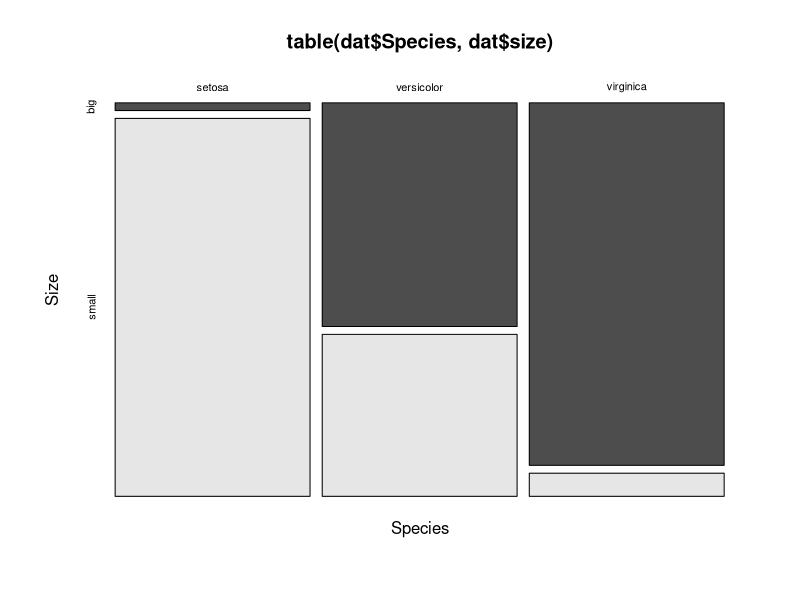
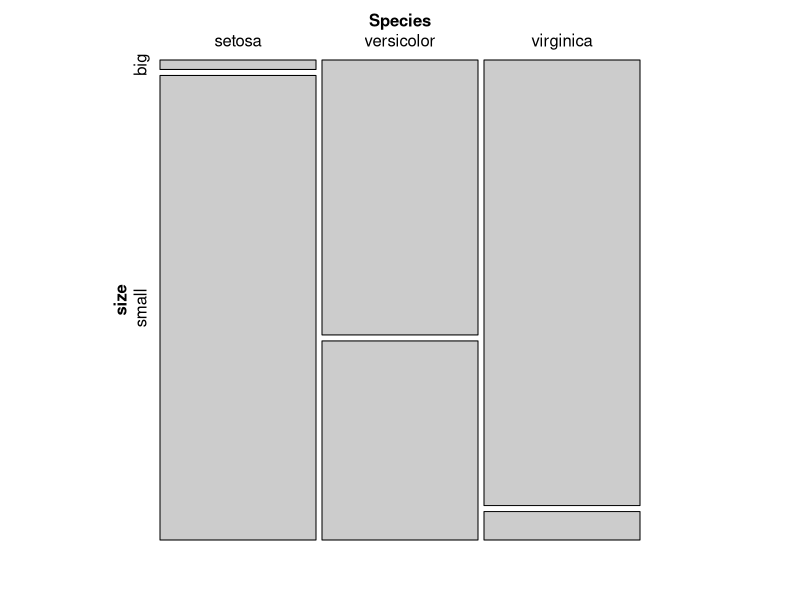
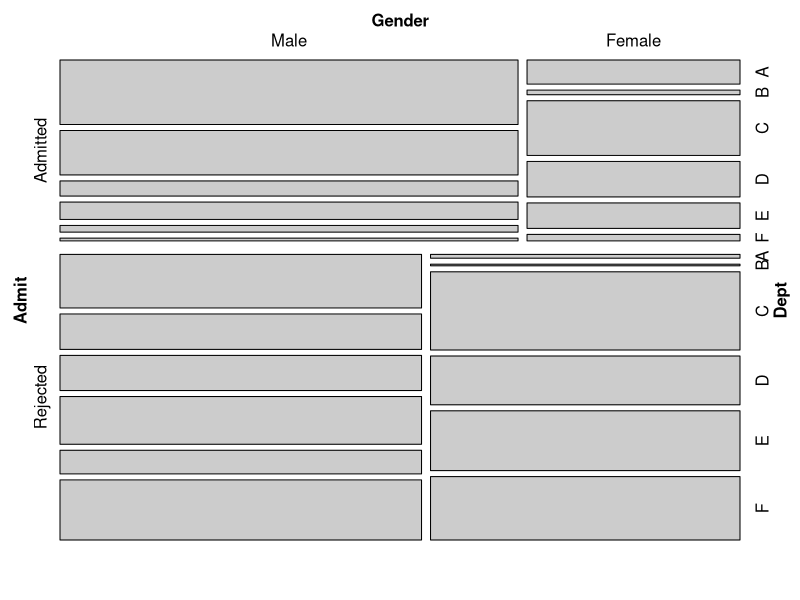
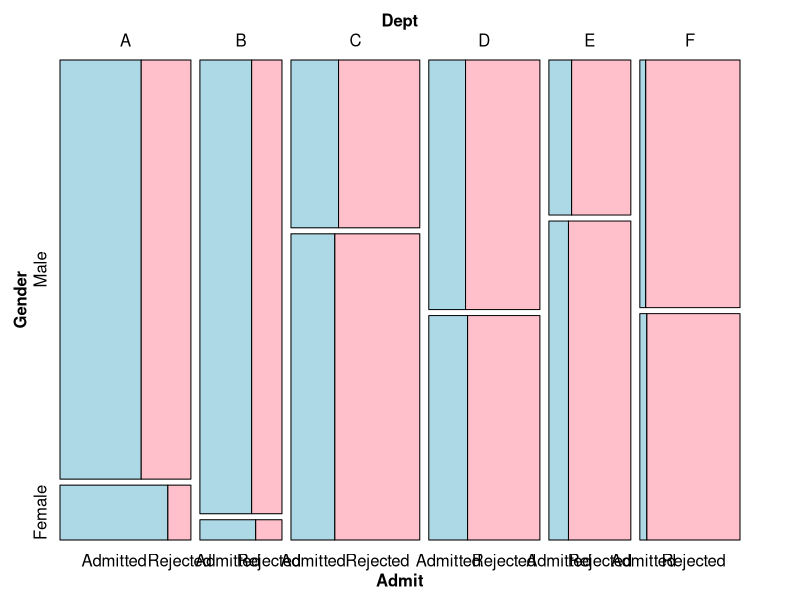
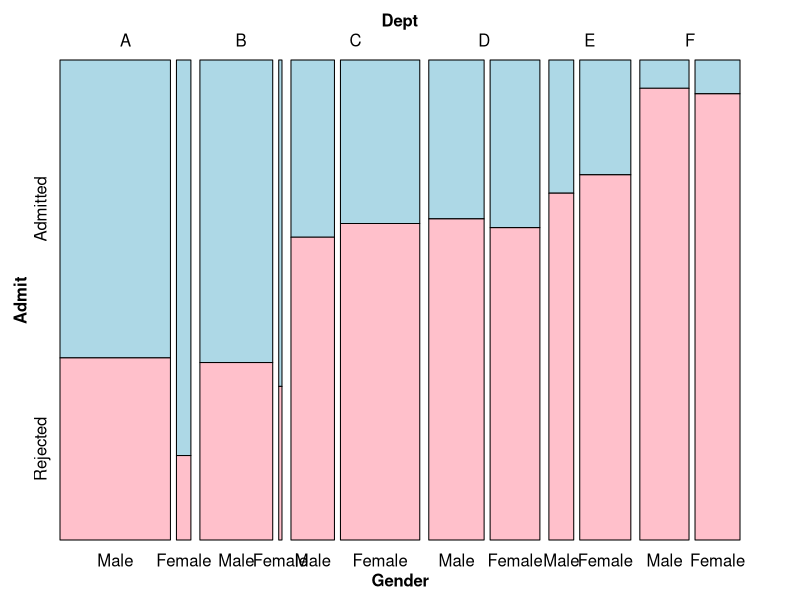
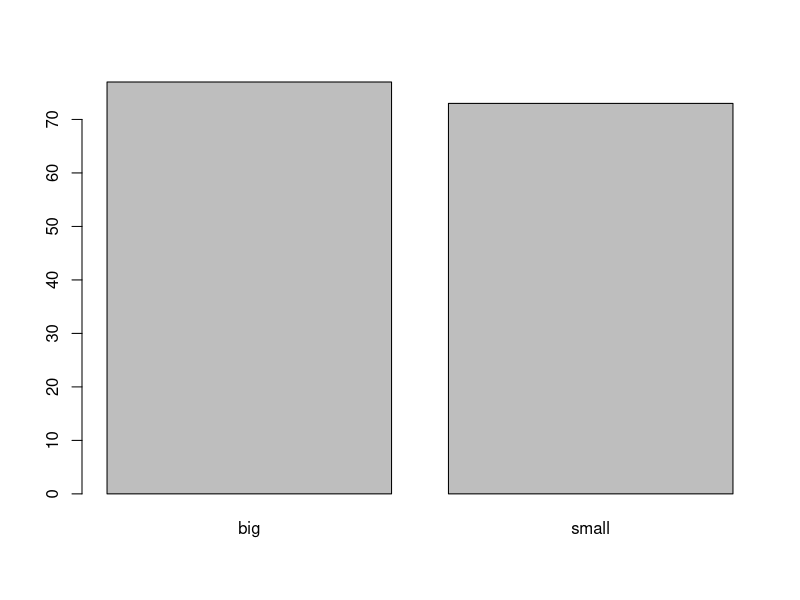
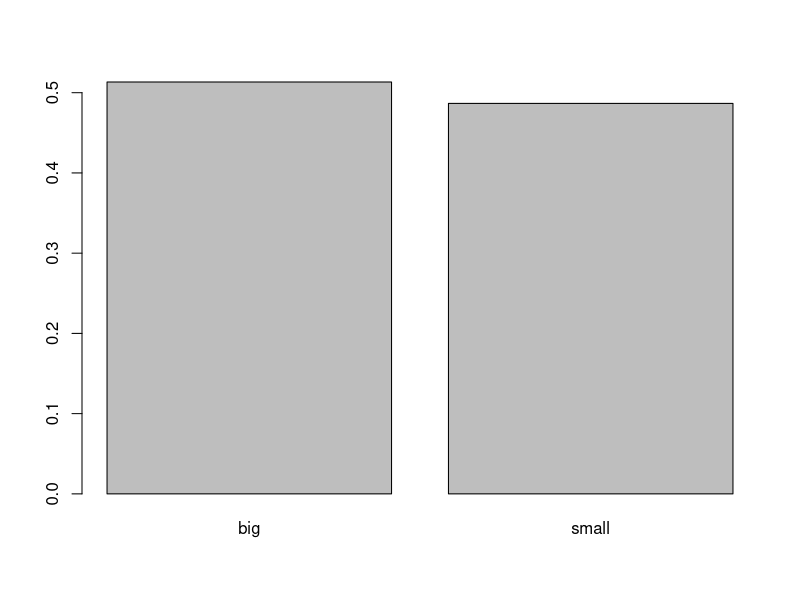
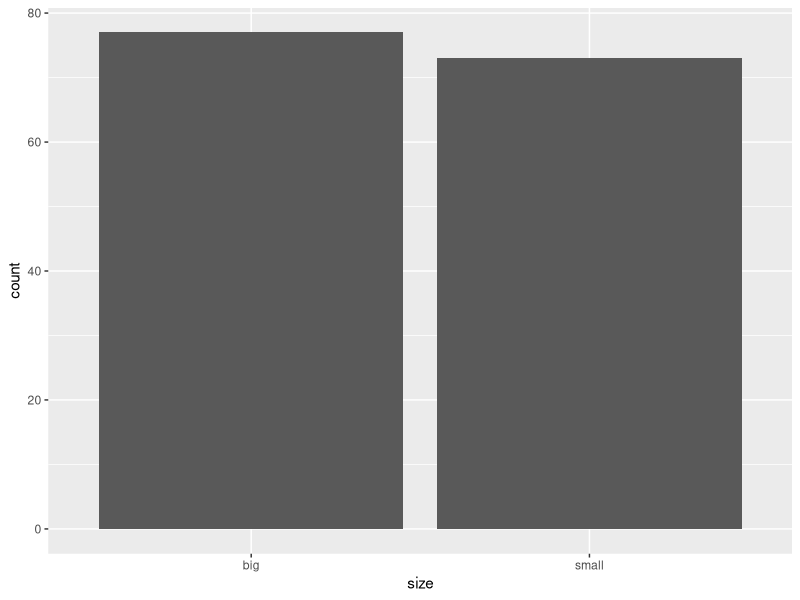

The R source for these figures, in order:
install.packages("vcd")

# PLOTTING/GRAPHING

dat <- iris
dat$size <- ifelse(dat$Sepal.Length < median(dat$Sepal.Length), "small", "big")

################# MOSAIC plot : categorical data #######################

#visualize contingency table of two qualitative/categoricals

#table() creates the contingency table

table(dat$Species, dat$size)

mosaicplot(table(dat$Species, dat$size),
           color = TRUE,
           xlab = "Species", # label for x-axis
           ylab = "Size" # label for y-axis
)

library(vcd)  #visualizing categorical data

mosaic(~ Species + size, data = dat, 
       direction= c("v", "h"))

# https://r-graphics.org/recipe-miscgraph-mosaic

#different orientations (vertical, horizontal) change
#how we see the data.

UCBAdmissions
ftable(UCBAdmissions) #flat contingency tables

mosaic( ~ Admit + Gender + Dept, data = UCBAdmissions)

mosaic( ~ Dept + Gender + Admit, data = UCBAdmissions,
        highlighting = "Admit", highlighting_fill = c("lightblue", "pink"),
        direction = c("v","h","v"))


mosaic( ~ Dept + Gender + Admit, data = UCBAdmissions,
        highlighting = "Admit", highlighting_fill = c("lightblue", "pink"),
        direction = c("v", "v", "h"))

############### BAR plot : visualize distribution of a QUALITATIVE variable  ##
### nominal and ordinal variables

barplot(table(dat$size))  #frequencies are plotted

barplot(prop.table(table(dat$size))) #proportions/relative frequencies
  
library(ggplot2)

ggplot(dat) +
  aes(x = size) +
  geom_bar()


############# HISTOGRAM - distribution of a quantitative variable
#break the range of the variable into intervals,
#count #observations in each interval
#quantitative (histogram) vs. qualitative (barplots)

hist(dat$Sepal.Length)

#rule of thumb, Sturges' law, number of bins should
#be rounded value of the square root of the # of
#observations
#Example: 150 observations, sqrt = 12.24745, so 12 bins

ggplot(dat) +
  aes(x = Sepal.Length) +
  geom_histogram(bins=12)


############## BOX PLOT: distribution of a quantitative variable
#displays the five common location summary stats: min, max, median,
#1st/3rd quantiles, then outliers based on the IQR

#single boxplot
boxplot(dat$Sepal.Length)

#sepal length all 3 species
boxplot(dat$Sepal.Length ~ dat$Species)

ggplot(dat) +
  aes(x = Species, y = Sepal.Length) +
  geom_boxplot()


############### DOT PLOT: distribution of quantitative variable ################
# like a box plot but all values are points on a

library(lattice)

dotplot(dat$Sepal.Length ~ dat$Species)


############# SCATTERPLOT - often used to visualize
# potential correlation between two quantitative variables

plot(dat$Sepal.Length, dat$Petal.Length)

ggplot(dat) +
  aes(x = Sepal.Length, y = Petal.Length) +
  geom_point()

#with color:
ggplot(dat) +
  aes(x = Sepal.Length, y = Petal.Length, colour = Species) +
  geom_point() +
  scale_color_hue()


######## LINE PLOTS - not so useful with this example but great for time series
plot(dat$Sepal.Length,
     type = "l"
) # "l" for line


#### QQ PLOTS - checking the normality assumptions of a quantitative
#### variable (histograms are the other way)

qqnorm(dat$Sepal.Length)
# Draw the reference line:
qqline(dat$Sepal.Length)
